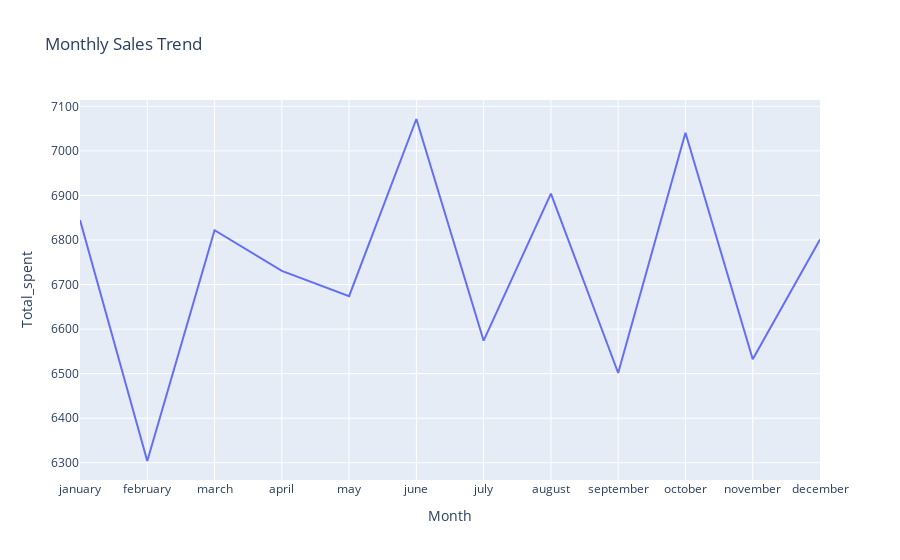

The notebook cell this image was saved under:
### Code cell
fig = px.line(
    monthly_sales,
    x = 'Month',
    y = 'Total_spent',
    title = 'Monthly Sales Trend'
)
fig.show()

### Figure 1 — Plotly figure (JSON) as saved in the notebook; plotly's stock layout.template omitted (floating-point values rounded to 4 significant figures)
{"data": [{"hovertemplate": "Month=%{x}<br>Total_spent=%{y}<extra></extra>", "legendgroup": "", "line": {"color": "#636efa", "dash": "solid"}, "marker": {"symbol": "circle"}, "mode": "lines", "name": "", "orientation": "v", "showlegend": false, "type": "scatter", "x": ["january", "february", "march", "april", "may", "june", "july", "august", "september", "october", "november", "december"], "xaxis": "x", "y": [6845.0, 6304.0, 6822.0, 6730.0, 6674.0, 7072.0, 6574.0, 6904.0, 6502.0, 7040.0, 6532.0, 6801.0], "yaxis": "y"}], "layout": {"legend": {"tracegroupgap": 0}, "title": {"text": "Monthly Sales Trend"}, "xaxis": {"anchor": "y", "domain": [0, 1], "title": {"text": "Month"}}, "yaxis": {"anchor": "x", "domain": [0, 1], "title": {"text": "Total_spent"}}}}
